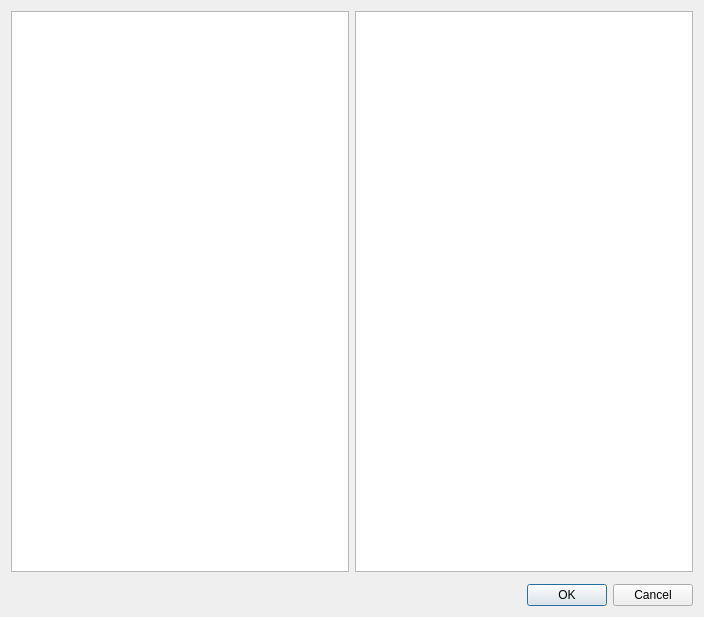
<?xml version="1.0" encoding="UTF-8"?>
<ui version="4.0">
 <class>Dialog</class>
 <widget class="QDialog" name="Dialog">
  <property name="geometry">
   <rect>
    <x>0</x>
    <y>0</y>
    <width>704</width>
    <height>617</height>
   </rect>
  </property>
  <property name="windowTitle">
   <string>Dialog</string>
  </property>
  <layout class="QGridLayout" name="gridLayout">
   <item row="2" column="0" colspan="2">
    <widget class="QDialogButtonBox" name="buttonBox">
     <property name="orientation">
      <enum>Qt::Orientation::Horizontal</enum>
     </property>
     <property name="standardButtons">
      <set>QDialogButtonBox::StandardButton::Cancel|QDialogButtonBox::StandardButton::Ok</set>
     </property>
    </widget>
   </item>
   <item row="0" column="1">
    <widget class="QTreeView" name="tv_properties"/>
   </item>
   <item row="0" column="0">
    <widget class="QTreeView" name="tv_classes"/>
   </item>
   <item row="1" column="0" colspan="2">
    <widget class="FileSelector" name="widget" native="true"/>
   </item>
  </layout>
 </widget>
 <customwidgets>
  <customwidget>
   <class>FileSelector</class>
   <extends>QWidget</extends>
   <header>bsdd_gui.presets.ui_presets</header>
   <container>1</container>
  </customwidget>
 </customwidgets>
 <resources/>
 <connections>
  <connection>
   <sender>buttonBox</sender>
   <signal>accepted()</signal>
   <receiver>Dialog</receiver>
   <slot>accept()</slot>
   <hints>
    <hint type="sourcelabel">
     <x>248</x>
     <y>254</y>
    </hint>
    <hint type="destinationlabel">
     <x>157</x>
     <y>274</y>
    </hint>
   </hints>
  </connection>
  <connection>
   <sender>buttonBox</sender>
   <signal>rejected()</signal>
   <receiver>Dialog</receiver>
   <slot>reject()</slot>
   <hints>
    <hint type="sourcelabel">
     <x>316</x>
     <y>260</y>
    </hint>
    <hint type="destinationlabel">
     <x>286</x>
     <y>274</y>
    </hint>
   </hints>
  </connection>
 </connections>
</ui>
